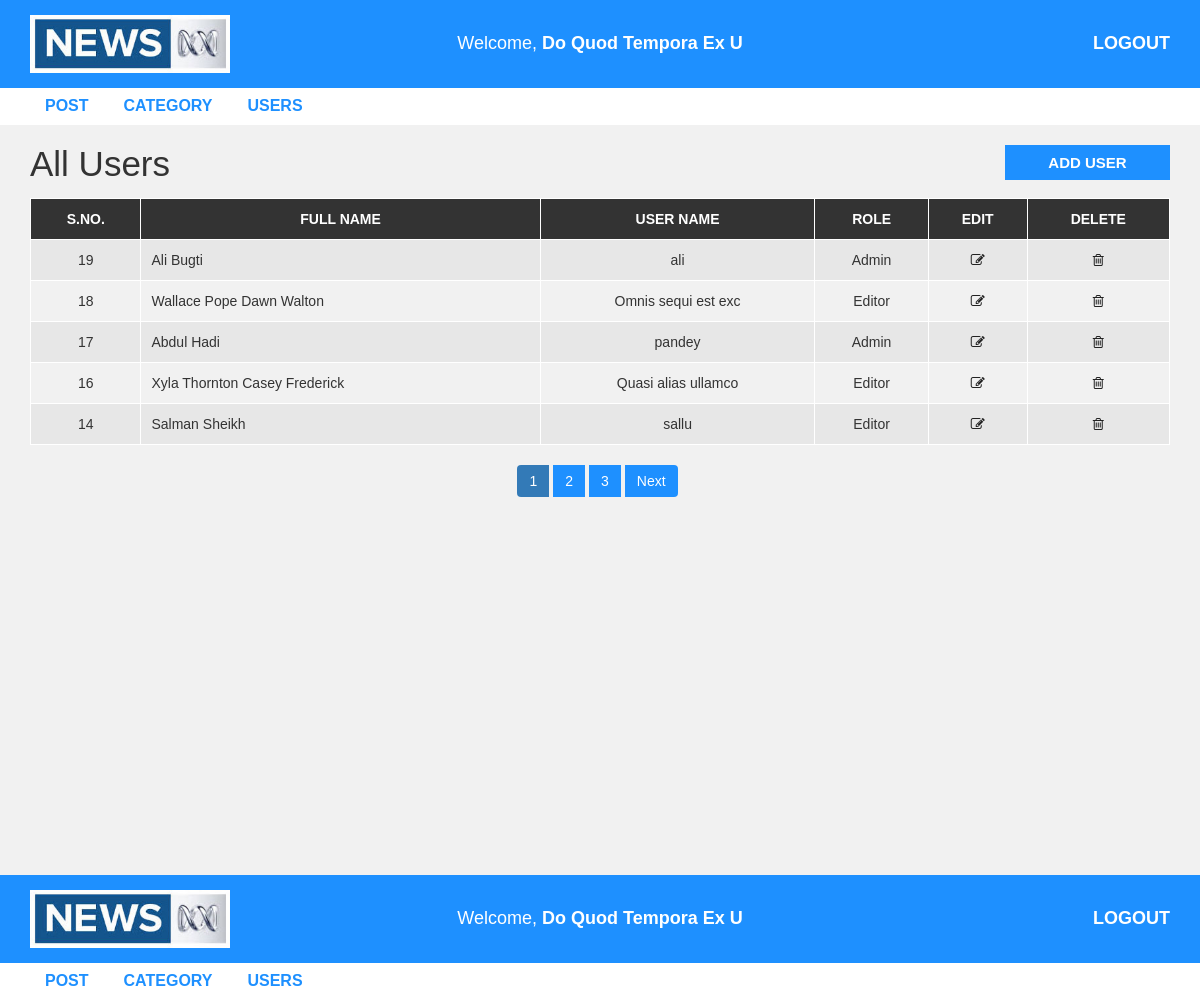
The app's page /admin/users.php (signed in), older data.
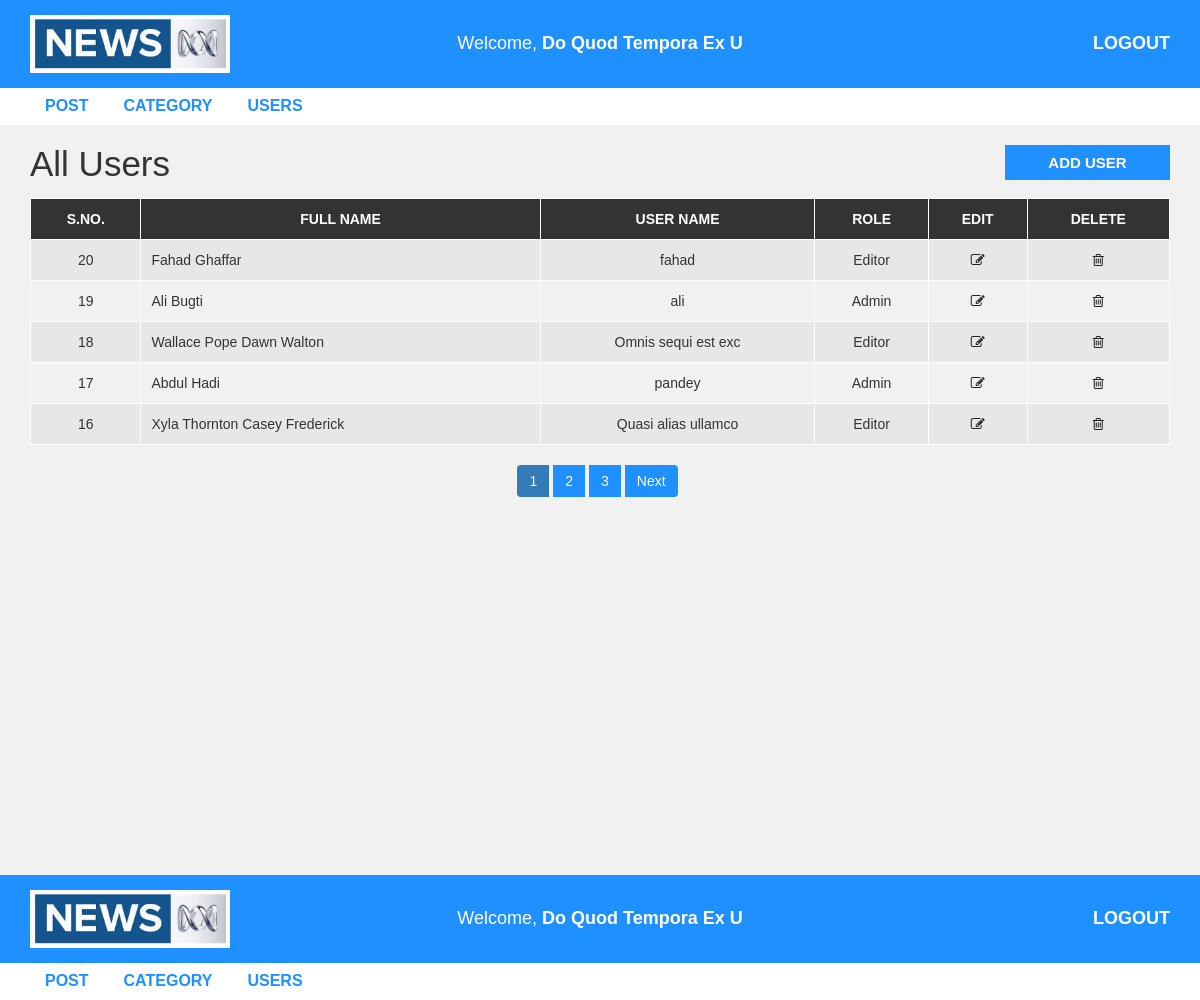
The same page, newer data.
### tables this page shows
CREATE TABLE `users` (
  `user_id` int(11) NOT NULL,
  `first_name` varchar(30) NOT NULL,
  `last_name` varchar(30) NOT NULL,
  `username` varchar(30) NOT NULL,
  `password` varchar(40) NOT NULL,
  `role` int(1) NOT NULL
);

### admin/users.php (the view, shortened to what this page needs)
<?php include_once "header.php";
include_once "config.php";
$limit = 5;
if (isset($_GET['page'])) {
    $page = $_GET['page'];
} else {
    $page = 1;
}
$offset = ($page - 1) * $limit;
$sql = "SELECT * FROM users ORDER BY user_id DESC LIMIT {$offset}, {$limit}";
$result = mysqli_query($conn, $sql) or die("Users view Query failed!");
?>
<div id="admin-content">
    <div class="container">
        <div class="row">
            <div class="col-md-10">
                <h1 class="admin-heading">All Users</h1>
            </div>
            <div class="col-md-2">
                <a class="add-new" href="add-user.php">add user</a>
            </div>
            <div class="col-md-12">
                <table class="content-table">
                    <thead>
                        <th>S.No.</th>
                        <th>Full Name</th>
                        <th>User Name</th>
                        <th>Role</th>
                        <th>Edit</th>
                        <th>Delete</th>
                    </thead>
                    <tbody>
                        <?php
                        if (mysqli_num_rows($result) > 0) {
                            foreach ($result as $keys) {
                        ?>
                                <tr>
                                    <td class='id'><?php echo $keys['user_id'] ?></td>
                                    <td><?php echo $keys['first_name'] . " " . $keys['last_name'] ?></td>
                                    <td><?php echo $keys['username'] ?></td>
                                    <td><?php echo $keys['role'] == 1 ? "Admin" : "Editor" ?></td>
                                    <td class='edit'><a href='update-user.php?id=<?php echo $keys['user_id'] ?>'><i class='fa fa-edit'></i></a></td>
                                    <td class='delete'><a href='delete-user.php?id=<?php echo $keys['user_id'] ?>'><i class='fa fa-trash-o'></i></a></td>
                                </tr>
                        <?php
                            }
                        }
                        ?>
                    </tbody>
                </table>
                <?php
                $sql1 = "SELECT * FROM users";
                $result1 = mysqli_query($conn, $sql1) or die("Pagination Calculation Query failed!");
                if (mysqli_num_rows($result1)) {
                    $total_records = mysqli_num_rows($result1);
                    $total_page = ceil($total_records / $limit);
                    echo "<ul class='pagination admin-pagination'>";
                    for ($i = 1; $i <= $total_page; $i++) {
                        if ($i == $page) {
                            $active = "active";
                        } else {
                            $active = "";
                        }
                        echo "<li class='$active'><a href='users.php?page=$i'>$i</a></li>";
                    }
                    if ($total_page > $page) {
                        echo "<li><a href=users.php?page=" . (++$page) . ">Next</a></li>";
                    }
                    echo "</ul>";
                }
                ?>
            </div>
        </div>
    </div>
</div>
<?php include "header.php"; ?>

### admin/header.php (shortened to what this page needs)
<!DOCTYPE html>
<html lang="en">
<head>
    <link rel="stylesheet" href="../css/bootstrap.min.css" />
    <link rel="stylesheet" href="../css/font-awesome.css">
    <link rel="stylesheet" href="../css/style.css">
</head>
<body>
    <div id="header-admin">
        <div class="container">
            <div class="row flex_center">
                <div class="col-md-4">
                    <a href="post.php"><img class="logo" class="img-fluid" width="200" src="images/news.jpg"></a>
                </div>
                <div class="col-md-4 text-center">
                    <h4 class="text-capitalize" style="color: #fff; margin:0;">Welcome, <strong><?php echo $_SESSION['username'] ?></strong></h2>
                </div>
                <div class="col-md-4 text-right">
                    <a href="logout.php" class="admin-logout">logout</a>
                </div>
            </div>
        </div>
    </div>
    <div id="admin-menubar">
        <div class="container">
            <div class="row">
                <div class="col-md-12">
                    <ul class="admin-menu">
                        <li>
                            <a href="post.php">Post</a>
                        </li>
                        <?php
                        if ($_SESSION['user_role'] == 1) {
                        ?>
                            <li>
                                <a href="category.php">Category</a>
                            </li>
                            <li>
                                <a href="users.php">Users</a>
                            </li>
                        <?php
                        }
                        ?>
                    </ul>
                </div>
            </div>
        </div>
    </div>

### css/style.css (style rules this page uses)
body { background: #f1f1f1; font-family: sans-serif, arial, Helvetica; }
a, a:hover, a:focus { text-decoration: none; outline: none; }
ul { margin: 0; padding: 0; list-style: none; }
img.logo { height: auto; display: block; }
.flex_center { display: flex; justify-content: center; align-items: center; }
#header-admin { background-color: #1e90ff; padding: 15px 0; }
#header-admin .admin-logout { margin: 10px 0; color: #fff; font-size: 18px; font-weight: 600; text-transform: uppercase; display: inline-block; }
#admin-menubar { background-color: #fff; }
#admin-menubar .admin-menu { font-size: 0; }
#admin-menubar .admin-menu li { display: inline-block; margin: 0 5px 0 0; }
#admin-menubar .admin-menu li a { color: #1e90ff; font-size: 16px; font-weight: 600; text-transform: uppercase; padding: 7px 15px; display: block; transition: all 0.3s; }
#admin-content { padding: 20px 0; min-height: 750px; }
#admin-content .admin-heading { font-size: 35px; margin: 0 0 15px; }
#admin-content .add-new { color: #fff; background-color: #1e90ff; font-size: 15px; font-weight: 600; text-align: center; text-transform: uppercase; padding: 7px 10px; display: block; transition: all 0.3s; }
#admin-content .content-table { border: 1px solid #000; width: 100%; margin: 0 0 20px; }
#admin-content .content-table thead { color: #fff; background-color: #333; }
#admin-content .content-table th { padding: 10px; border: 1px solid #fff; font-weight: 600; text-align: center; text-transform: uppercase; }
#admin-content .content-table tbody { color: #333; }
#admin-content .content-table tbody tr { background-color: #e7e7e7; }
#admin-content .content-table tbody tr:nth-child(even) { background-color: transparent; }
#admin-content .content-table tbody td { padding: 10px; border: 1px solid #fff; text-align: center; }
#admin-content .content-table tbody td:nth-child(2) { text-align: left; }
#admin-content .admin-pagination { margin: 0; }
#admin-content .admin-pagination li a { display: block; }
.id, .edit, .delete { text-align: center; }
.pagination { display: block; text-align: center; margin: 0; }
.pagination li { display: inline-block; margin: 0 5px 0 0; }
.pagination li a { border: none; background: #1e90ff; color: #fff; }
.pagination > li.active > a { pointer-events: none !important; }
i.fa { color: #222; }

Row changes from the older to the newer data that the page shows:
no longer on this page (row unchanged): users: user_id "14", first_name "Salman", last_name "Sheikh", username "sallu", role "Editor"
added users: user_id "20", first_name "Fahad", last_name "Ghaffar", username "fahad", role "Editor"
